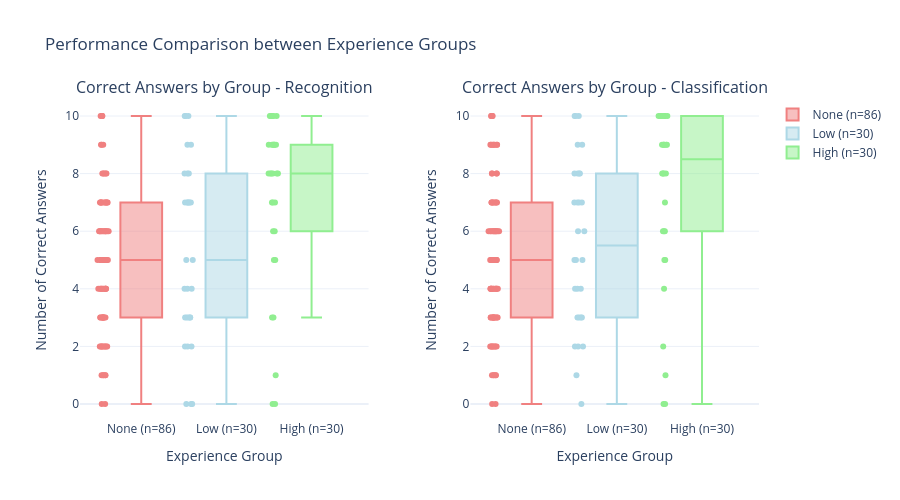

Notebook cell for this chart:
### Markdown cell above
### Results Visualization

#### 1. Scatter Plots with Trend Lines
- **Individual data points**: Show raw relationship between experience and knowledge
- **Linear trend lines**: Visualize correlation direction and strength
- **Interactive tooltips**: Enable detailed data exploration

#### 2. Box Plots by Experience Group
- **Distribution comparison**: Show median, quartiles, and outliers for each group
- **Statistical significance**: Visual representation of group differences
- **Sample size indication**: Include group sizes for context

### Code cell
# Box plots para comparar grupos
fig_box = make_subplots(rows=1, cols=2, subplot_titles=("Correct Answers by Group - Recognition", "Correct Answers by Group - Classification"), horizontal_spacing=0.15)

# Preparar dados para box plots
grupos_nomes = ["None", "Low", "High"]
grupos_data = [grupo_nenhuma, grupo_baixa, grupo_alta]
cores = ["lightcoral", "lightblue", "lightgreen"]

# Box plot - Reconhecimento
for i, (nome, data, cor) in enumerate(zip(grupos_nomes, grupos_data, cores)):
    if len(data) > 0:
        fig_box.add_trace(go.Box(y=data["acertos_rec"], name=f"{nome} (n={len(data)})", marker_color=cor, boxpoints="all", jitter=0.3, pointpos=-1.8), row=1, col=1)

# Box plot - Classificação
for i, (nome, data, cor) in enumerate(zip(grupos_nomes, grupos_data, cores)):
    if len(data) > 0:
        fig_box.add_trace(go.Box(y=data["acertos_class"], name=f"{nome} (n={len(data)})", marker_color=cor, boxpoints="all", jitter=0.3, pointpos=-1.8, showlegend=False), row=1, col=2)

fig_box.update_layout(title_text="Performance Comparison between Experience Groups", height=500)

fig_box.update_yaxes(title_text="Number of Correct Answers", row=1, col=1)
fig_box.update_yaxes(title_text="Number of Correct Answers", row=1, col=2)
fig_box.update_xaxes(title_text="Experience Group", row=1, col=1)
fig_box.update_xaxes(title_text="Experience Group", row=1, col=2)

fig_box.show()

# Save the figure
fig_box.write_html(images_path / "02_diff_group_comparison_boxplots.html")
fig_box.write_image(images_path / "02_diff_group_comparison_boxplots.png", width=1200, height=500, scale=3)
print(f"Saved: 02_diff_group_comparison_boxplots.html and .png")

### Figure 1 — Plotly figure (JSON) as saved in the notebook; plotly's stock layout.template omitted (floating-point values rounded to 4 significant figures)
{"data": [{"boxpoints": "all", "jitter": 0.3, "marker": {"color": "lightcoral"}, "name": "None (n=86)", "pointpos": -1.8, "type": "box", "xaxis": "x", "y": [1, 7, 4, 10, 10, 3, 4, 4, 5, 0, 8, 10, 7, 6, 6, 7, 5, 10, 4, 8, 5, 5, 6, 6, 6, 6, 6, 5, 7, 3, 4, 4, 7, 7, 5, 7, 9, 8, 8, 6, 5, 5, 3, 4, 2, 9, 9, 6, 2, 4, 2, 2, 5, 7, 6, 6, 2, 4, 7, 7, 3, 1, 5, 4, 3, 2, 2, 5, 8, 2, 3, 5, 4, 3, 2, 0, 3, 1, 7, 3, 1, 1, 6, 5, 5, 3], "yaxis": "y"}, {"boxpoints": "all", "jitter": 0.3, "marker": {"color": "lightblue"}, "name": "Low (n=30)", "pointpos": -1.8, "type": "box", "xaxis": "x", "y": [7, 7, 3, 5, 3, 9, 10, 7, 3, 9, 8, 4, 4, 0, 7, 0, 10, 5, 2, 8, 2, 7, 10, 3, 7, 8, 4, 2, 0, 3], "yaxis": "y"}, {"boxpoints": "all", "jitter": 0.3, "marker": {"color": "lightgreen"}, "name": "High (n=30)", "pointpos": -1.8, "type": "box", "xaxis": "x", "y": [3, 3, 10, 6, 8, 9, 9, 5, 0, 0, 9, 8, 6, 9, 8, 5, 10, 10, 9, 7, 10, 9, 7, 7, 1, 8, 8, 8, 10, 9], "yaxis": "y"}, {"boxpoints": "all", "jitter": 0.3, "marker": {"color": "lightcoral"}, "name": "None (n=86)", "pointpos": -1.8, "showlegend": false, "type": "box", "xaxis": "x2", "y": [1, 6, 4, 10, 10, 4, 3, 5, 6, 1, 7, 10, 7, 5, 6, 9, 3, 10, 3, 8, 5, 6, 6, 7, 4, 7, 4, 6, 7, 2, 4, 6, 8, 9, 6, 6, 9, 9, 8, 5, 5, 5, 3, 4, 2, 9, 9, 5, 2, 4, 2, 3, 3, 8, 7, 6, 4, 0, 9, 7, 2, 1, 5, 3, 2, 2, 4, 5, 9, 2, 3, 6, 4, 5, 3, 0, 3, 3, 7, 4, 1, 1, 4, 4, 6, 3], "yaxis": "y2"}, {"boxpoints": "all", "jitter": 0.3, "marker": {"color": "lightblue"}, "name": "Low (n=30)", "pointpos": -1.8, "showlegend": false, "type": "box", "xaxis": "x2", "y": [9, 5, 3, 2, 3, 9, 10, 7, 3, 8, 8, 6, 4, 0, 7, 4, 10, 6, 2, 8, 1, 7, 10, 3, 7, 8, 5, 4, 2, 5], "yaxis": "y2"}, {"boxpoints": "all", "jitter": 0.3, "marker": {"color": "lightgreen"}, "name": "High (n=30)", "pointpos": -1.8, "showlegend": false, "type": "box", "xaxis": "x2", "y": [2, 4, 10, 6, 9, 9, 9, 5, 0, 0, 9, 9, 6, 10, 8, 5, 10, 9, 10, 6, 10, 10, 10, 8, 1, 10, 7, 8, 10, 8], "yaxis": "y2"}], "layout": {"annotations": [{"font": {"size": 16}, "showarrow": false, "text": "Correct Answers by Group - Recognition", "x": 0.2125, "xanchor": "center", "xref": "paper", "y": 1, "yanchor": "bottom", "yref": "paper"}, {"font": {"size": 16}, "showarrow": false, "text": "Correct Answers by Group - Classification", "x": 0.7875, "xanchor": "center", "xref": "paper", "y": 1, "yanchor": "bottom", "yref": "paper"}], "height": 500, "title": {"text": "Performance Comparison between Experience Groups"}, "xaxis": {"anchor": "y", "domain": [0, 0.425], "title": {"text": "Experience Group"}}, "xaxis2": {"anchor": "y2", "domain": [0.575, 1], "title": {"text": "Experience Group"}}, "yaxis": {"anchor": "x", "domain": [0, 1], "title": {"text": "Number of Correct Answers"}}, "yaxis2": {"anchor": "x2", "domain": [0, 1], "title": {"text": "Number of Correct Answers"}}}}
